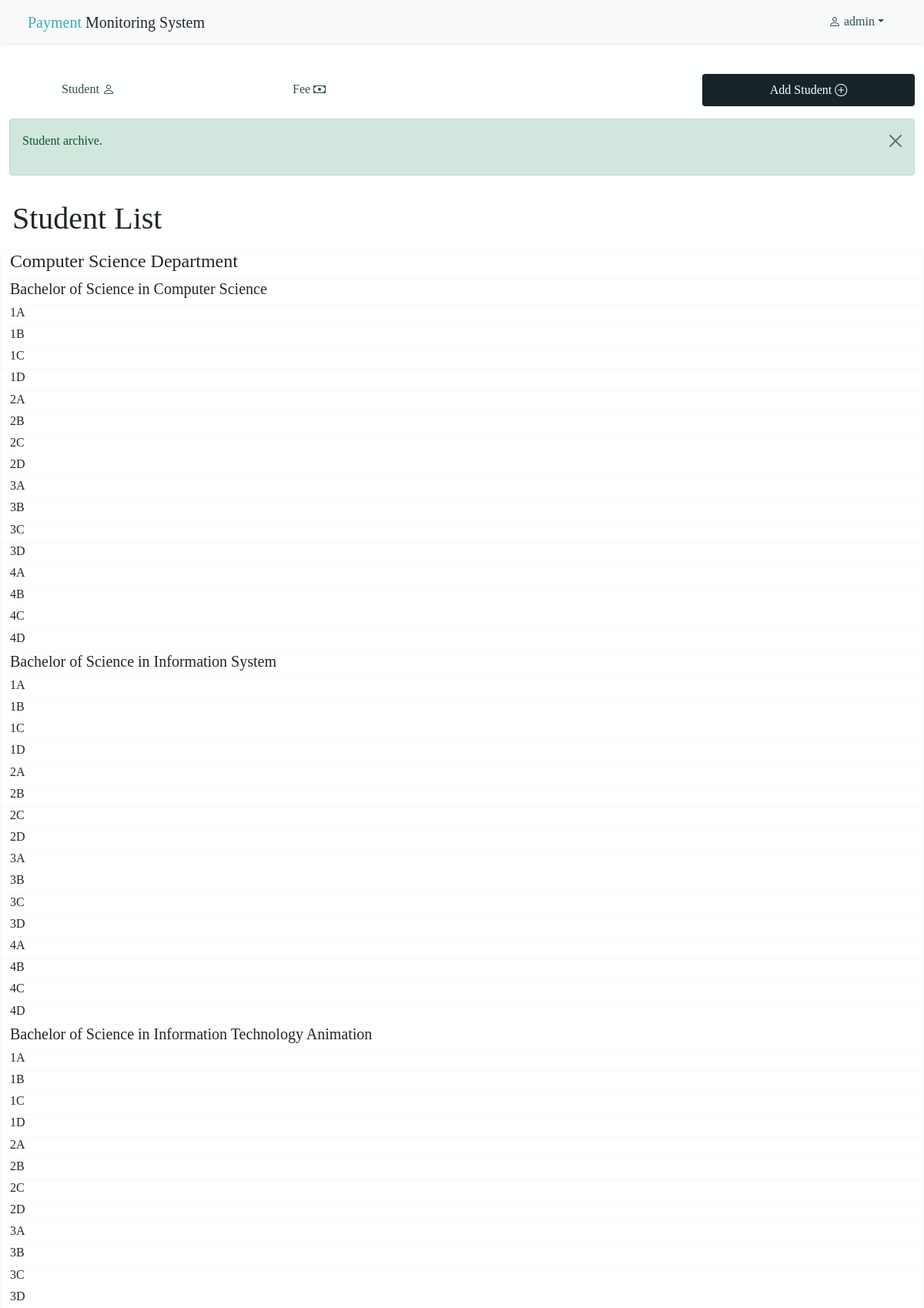
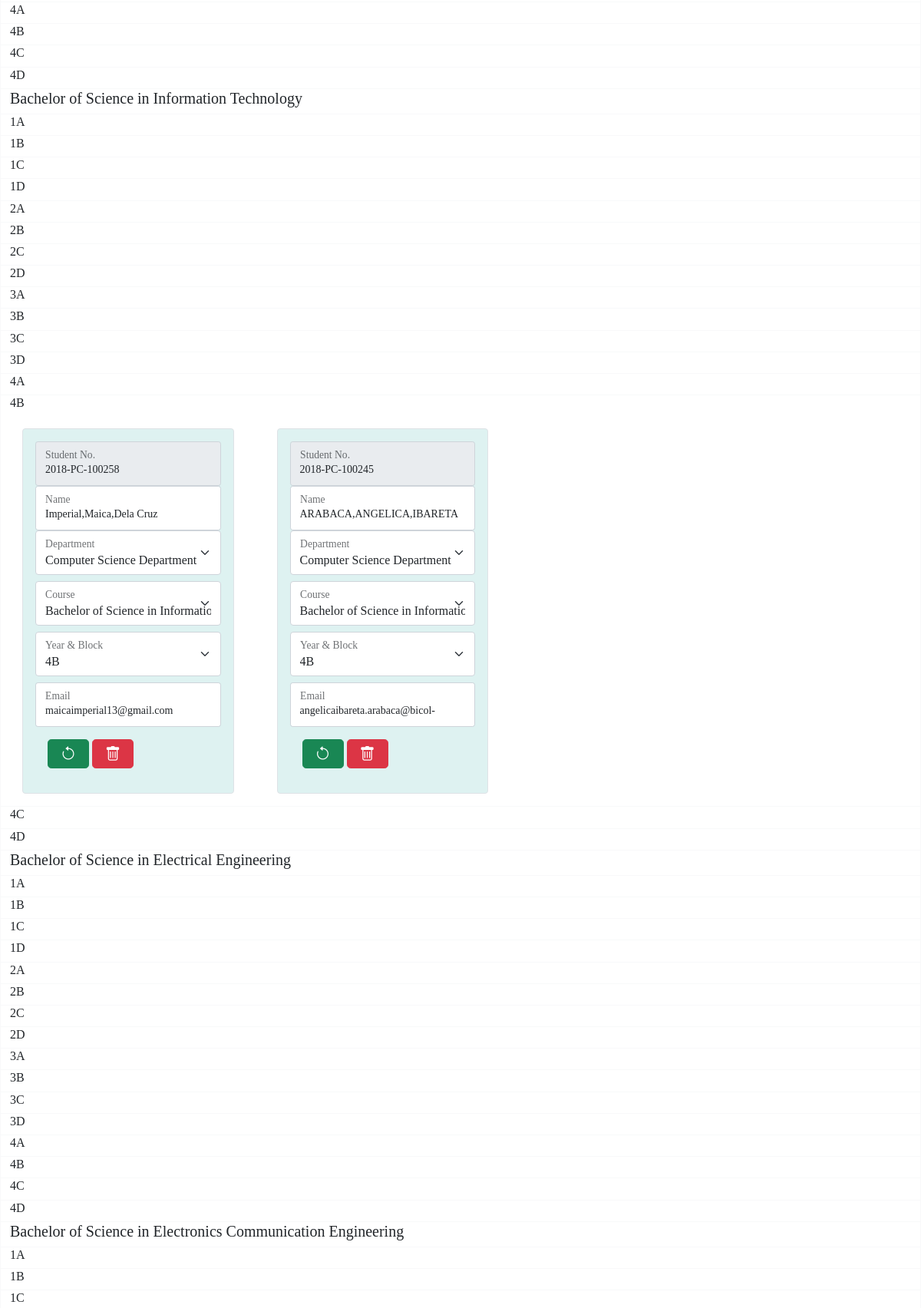
The page /student.php?arcstud=yes (signed in, upper part) on the database its author committed (2 pictures, top to bottom).
### tables this page shows
CREATE TABLE `tb_dept` (
  `dept_ID` int(11) NOT NULL,
  `dept_name` varchar(30) NOT NULL,
  `dept_status` char(1) NOT NULL,
  `date_time` datetime NOT NULL DEFAULT current_timestamp()
);

CREATE TABLE `tb_course` (
  `course_ID` int(11) NOT NULL,
  `course_name` varchar(255) NOT NULL,
  `course_status` char(1) NOT NULL,
  `date_time` datetime NOT NULL DEFAULT current_timestamp()
);

CREATE TABLE `tb_blockyear` (
  `by_ID` int(11) NOT NULL,
  `by_name` varchar(30) NOT NULL,
  `by_status` char(1) NOT NULL,
  `date_time` datetime NOT NULL DEFAULT current_timestamp()
);

CREATE TABLE `tb_student` (
  `stud_ID` int(11) NOT NULL,
  `stud_num` varchar(30) NOT NULL,
  `fname` varchar(30) NOT NULL,
  `mname` varchar(30) NOT NULL,
  `lname` varchar(30) NOT NULL,
  `dept_ID` int(11) NOT NULL,
  `course_ID` int(11) NOT NULL,
  `by_ID` int(11) NOT NULL,
  `email` varchar(30) NOT NULL,
  `stud_status` char(1) NOT NULL,
  `date_time` datetime NOT NULL DEFAULT current_timestamp()
);

### includes/functions.inc.php (called while the page is built, shortened)
<?php
    function getDept($conn){
        $sql = "SELECT  *
                FROM `tb_dept`
                WHERE dept_status = 'A'
                ORDER BY dept_ID asc;";
        $stmt=mysqli_stmt_init($conn);
        if (!mysqli_stmt_prepare($stmt, $sql)){
            return false;
            exit;
        }
        mysqli_stmt_execute($stmt);
        $resultData = mysqli_stmt_get_result($stmt);
        $resArr = array();
        if(!empty($resultData)){
            while($row = mysqli_fetch_assoc($resultData)){
                array_push($resArr, $row);
            }
            return $resArr;
        }
        else{
            return false;
      }
    }
    function getCourse($conn){
        $sql = "SELECT  *
                FROM `tb_course`
                WHERE course_status = 'A'
                ORDER BY course_ID asc;";
        $stmt=mysqli_stmt_init($conn);
        if (!mysqli_stmt_prepare($stmt, $sql)){
            return false;
            exit;
        }
        mysqli_stmt_execute($stmt);
        $resultData = mysqli_stmt_get_result($stmt);
        $resArr = array();
        if(!empty($resultData)){
            while($row = mysqli_fetch_assoc($resultData)){
                array_push($resArr, $row);
            }
            return $resArr;
        }
        else{
            return false;
        }
    }
    function getSection($conn){
        $sql = "SELECT *
                FROM
                    `tb_blockyear`
                WHERE
                    by_status = 'A'
                ORDER BY
                by_ID asc;";
            $stmt=mysqli_stmt_init($conn);
            if (!mysqli_stmt_prepare($stmt, $sql)){
                return false;
                exit;
            }
            mysqli_stmt_execute($stmt);
            $resultData = mysqli_stmt_get_result($stmt);
            $resArr = array();
            if(!empty($resultData)){
                while($row = mysqli_fetch_assoc($resultData)){
                    array_push($resArr, $row);
                }
                return $resArr;
            }
            else{
                return false;
            }
    }
    function showStudent($conn, $dept = null, $course = null, $sec = null){
            if($dept === null AND $course === null AND $sec === null) {
                $sql = "SELECT  *
                        FROM
                            `tb_student` as st
                            JOIN tb_dept as d
                            ON d.dept_ID = st.dept_ID
                            JOIN tb_course as c
                            ON c.course_ID = st.course_ID
                            JOIN tb_blockyear as b
                            ON b.by_ID = st.by_ID;";
                $stmt=mysqli_stmt_init($conn);
                if (!mysqli_stmt_prepare($stmt, $sql)){
                    return false;
                    exit();
                }
            }
            else{
                $sql = "SELECT  *
                        FROM
                            `tb_student` as st
                            JOIN tb_dept as d
                            ON d.dept_ID = st.dept_ID
                            JOIN tb_course as c
                            ON c.course_ID = st.course_ID
                            JOIN tb_blockyear as b
                            ON b.by_ID = st.by_ID
                        WHERE
                            d.dept_ID = ?
                            AND c.course_ID = ?
                            AND b.by_ID = ? AND st.stud_status = 'A';";
                $stmt=mysqli_stmt_init($conn);
                if (!mysqli_stmt_prepare($stmt, $sql)){
                    return false;
                    exit();
                }
                mysqli_stmt_bind_param($stmt, "sss" , $dept, $course, $sec);
                }
        mysqli_stmt_execute($stmt);
        $resultData = mysqli_stmt_get_result($stmt);
        if(!empty($resultData)){
            $arr = array();
            while($row = mysqli_fetch_assoc($resultData)){
                array_push($arr,$row);
            }
            return $arr;
        }
        else{
            return false;
        }
    }
?>

### student.php (the view, shortened to what this page needs)
<?php
    include_once "includes/db_conn.php";
    include_once "includes/functions.inc.php";
?>
<html>
<head>
    <?php include_once "header.php";?>
    <link rel="stylesheet" href="css/bootstrap.min.css">
    <link rel="stylesheet" href="font/bootstrap-icons.css">
    <link rel="stylesheet" href="style/styles.css">
</head>
<body>
    <?php include_once "nav.php"; ?>
    <div class="container-fluid mt-5 panel-1">
        <div class="row">
           <div class="col-lg-3 col-md-12 col-sm-12 mt-5">
                <ul class="navbar-nav">
                    <li class="nav-item" >
                        <a class="nav-link" href="student.php">
                            Student <i class="bi bi-person"></i>
                        </a>
                    </li>
                </ul>
            </div>
            <div class="col-lg-3 col-md-12 col-sm-12 mt-5">
                <ul class="navbar-nav">
                    <li class="nav-item">
                        <a class="nav-link "  href="fee.php">
                            Fee <i class="bi bi-cash"></i>
                        </a>
                    </li>
                </ul>
            </div>
            <div class="col-lg-3 col-md-12 col-sm-12 mt-5"></div>
            <div class="col-lg-3 col-md-12 col-sm-12 mt-5">
                <a class="nav-link btn button-color" data-toggle="collapse" href="#addStudent" role="button" aria-expanded="false" aria-controls="addStudent">
                    Add Student <i class="bi bi-plus-circle"></i>
                </a>
            </div>
        </div>
    </div>
    <div class="row m-0 panel-1">
            <div class="col-lg-12 col-sm-12 col-md-12">
            <?php
                if(isset($_GET['error'])){
                    switch($_GET['error']){
                        case 1:
                            if(isset($_GET['studid'])){?>
                                <div class="mt-3 alert alert-danger alert-dismissible fade show" role="alert">
                                    <p>Student <?php echo $_GET['studid'];?> Exists.</p>
                                    <button type="button" class="btn-close" data-dismiss="alert" aria-label="Close">
                                    </button>
                                </div>
                            <?php }
                            break;
                        case 2:?>
                            <div class="mt-3 alert alert-danger alert-dismissible fade show" role="alert">
                                 <p>Adding Record Failed.</p>
                                 <button type="button" class="btn-close" data-dismiss="alert" aria-label="Close">
                                </button>
                            </div>
                            <?php break;
                         case 3: ?>
                            <div class="mt-3 alert alert-danger alert-dismissible fade show" role="alert">
                                 <p>Checking Record Failed.</p>
                                 <button type="button" class="btn-close" data-dismiss="alert" aria-label="Close">
                                </button>
                            </div>
                                <?php break;
                        case 0:
                            if(isset($_GET['studid'])){?>
                               <div class="mt-3 alert alert-success alert-dismissible fade show" role="alert">
                                    <p>Student <?php echo $_GET['studid']; ?> has been added.</p>
                                    <button type="button" class="btn-close" data-dismiss="alert" aria-label="Close">
                                   </button>
                                </div>
                            <?php }
                            break;
                        default:?>
                            <div class="mt-3 alert alert-danger alert-dismissible fade show" role="alert">
                                 <h6 class='display-6'>Oops!</h6><br><?php echo $_GET['error'];?>
                                 <button type="button" class="btn-close" data-dismiss="alert" aria-label="Close">
                                 </button>
                            </div>
                    <?php }
                    }
                    else if(isset($_GET['arcstud'])){
                        if($_GET['arcstud'] == "yes"){ ?>
                            <div class="mt-3 alert alert-success alert-dismissible fade show" role="alert">
                                <p>Student archive.</p>
                                <button type="button" class="btn-close" data-dismiss="alert" aria-label="Close">
                                </button>
                            </div>
                        <?php }
                    }
                ?>
            </div>
    </div>
    <div class="container-fluid">
        <div class="row">
            <h3 class="display-6 m-0 p-3 panel-1">Student List</h3>
        </div>
         <?php
        $dept_list = getDept($conn);
        $course_list = getCourse($conn);
        $sec_list = getSection($conn);
            if(!empty($dept_list) || $dept_list !== false){
                    foreach($dept_list as $dept_key => $dept){?>
                        <div class="row border border-bottom-0 border-light">
                           <div class="col-lg-12 col-md-12 col-sm-12 mb-0">
                                <h4><?php echo $dept['dept_name'];?></h4>
                             </div>
                        </div>
           <?php
                if(!empty($course_list) || $course_list !== false){
                    foreach($course_list as $course_key => $course){?>
                        <div class="row border border-bottom-0 border-light">
                           <div class="col-lg-12 col-md-12 col-sm-12 mb-0">
                                <h5><?php echo $course['course_name']; ?></h5>
                             </div>
                        </div>
            <?php
                if(!empty($sec_list) || $sec_list !== false){
                    foreach($sec_list as $sec_key => $sec){?>
                        <div class="row border border-bottom-0 border-light">
                           <div class="col-lg-12 col-md-12 col-sm-12 mb-0" >
                                <h6><?php echo $sec['by_name']; ?></h6>
                             </div>
                        </div>
                        <div class="row border-top-0 border-bottom-0 border border-light ">
        <?php
            $stud_list = showStudent($conn, $dept['dept_ID'],$course['course_ID'],$sec['by_ID']);
                if(!empty($stud_list) || $stud_list !== false ){
                    foreach($stud_list as $key => $val){ ?>
                        <div class="col-lg-3 col-md-12 col-sm-12 m-3 float-left">
                            <div class="card border border-bg-gradient" style="background-color:#DEF2F1;">
                            <form action="includes/student.inc.php" method="POST">
                            <div class="card-body">
                            <div class="form-floating">
                                <input class="form-control form-control-sm" type="text" name="stud_num" value="<?php echo $val['stud_num']; ?>" readonly>
                                <label class="form-label" for="stud_ID">
                                Student No.</label>
                            </div>
                            <div class="form-floating">
                                <input class="form-control form-control-sm" type="text" name="name" value="<?php echo $val['lname'].",".$val['fname'].",".$val['mname']; ?>">
                                <label class="form-label" for="name">
                                Name</label>
                            </div>
                            <div class="form-floating">
                                <select name="dept" class="form-select mb-2" required>
                                    <option value="<?php echo $val['dept_ID'];?>" selected><?php echo $val['dept_name']; ?></option>
                                </select>
                                <label class="form-label" for="section_ID">
                                Department</label>
                            </div>
                                <div class="form-floating">
                                <select name="course" class="form-select mb-2" required>
                                    <option value="<?php echo $val['course_ID'];?>" selected><?php echo $val['course_name']; ?></option>
                                </select>
                                <label class="form-label" for="section_ID">
                                Course</label>
                            </div>
                                <div class="form-floating">
                                <select name="by" class="form-select mb-2" required>
                                    <option value="<?php echo $val['by_ID'];?>" selected><?php echo $val['by_name']; ?></option>
                                </select>
                                <label class="form-label" for="section_ID">
                                Year &amp; Block</label>
                            </div>
                            <div class="form-floating">
                                <input class="form-control form-control-sm" type="text" name="email" value="<?php echo $val['email']; ?>">
                                <label class="form-label" for="email">
                                Email</label>
                            </div>
                            <button type="submit" class="btn btn-lg btn-success mt-3 ml-3" title="Update <?php echo $val['stud_num']; ?>" name="updatestudent_submit" >
                                <i class="bi bi-arrow-counterclockwise"></i>
                            </button>
                            <a href="student.php?archivestudent=<?php echo $val['stud_ID']; ?>" class="btn btn-danger btn-lg mt-3" title="Archive <?php echo $val['stud_num']; ?>"><i class="bi bi-trash"></i> </a>
                        </div>
                        </form>
                    </div>
                </div>
            <?php }
             }
             else{
                 echo "<h4> No Records Found.</h4>";
             }   ?>
                            </div>
        <?php }
                }
                                                                   }
                }
                                                             }
            }
        ?>
    </div>
</body>
<?php include_once "footer.php"; ?>
</html>

### style/styles.css (style rules this page uses)
body { font-family: verdana; }
.navbar-nav > li > a { color: darkslategray; margin-left: 68px; }
a { color: darkslategray; }
.panel-1 { background-color: #FEFFFF; }
.button-color { background-color: #17252A; color: #FEFFFF; }

### rows shown on the page
tb_dept: dept_name "Computer Science Department"
tb_course: course_name "Bachelor of Science in Computer Science"
tb_blockyear: by_name "1A"
tb_blockyear: by_name "1B"
tb_blockyear: by_name "1C"
tb_blockyear: by_name "1D"
tb_blockyear: by_name "2A"
tb_blockyear: by_name "2B"
tb_blockyear: by_name "2C"
tb_blockyear: by_name "2D"
tb_blockyear: by_name "3A"
tb_blockyear: by_name "3B"
tb_blockyear: by_name "3C"
tb_blockyear: by_name "3D"
tb_blockyear: by_name "4A"
tb_blockyear: by_name "4B"
tb_blockyear: by_name "4C"
tb_blockyear: by_name "4D"
tb_course: course_name "Bachelor of Science in Information System"
tb_course: course_name "Bachelor of Science in Information Technology Animation"
tb_course: course_name "Bachelor of Science in Information Technology"
tb_student: stud_num "2018-PC-100258", name "Imperial,Maica,Dela Cruz", dept "Computer Science Department", course "Bachelor of Science in Information Technology", by "4B", email "maicaimperial13@gmail.com"
tb_student: stud_num "2018-PC-100245", name "ARABACA,ANGELICA,IBARETA", dept "Computer Science Department", course "Bachelor of Science in Information Technology", by "4B", email "angelicaibareta.arabaca@bicol-"
tb_course: course_name "Bachelor of Science in Electrical Engineering"
tb_course: course_name "Bachelor of Science in Electronics Communication Engineering"

### other values the page prints
$_SESSION['userlogged'] "admin"
